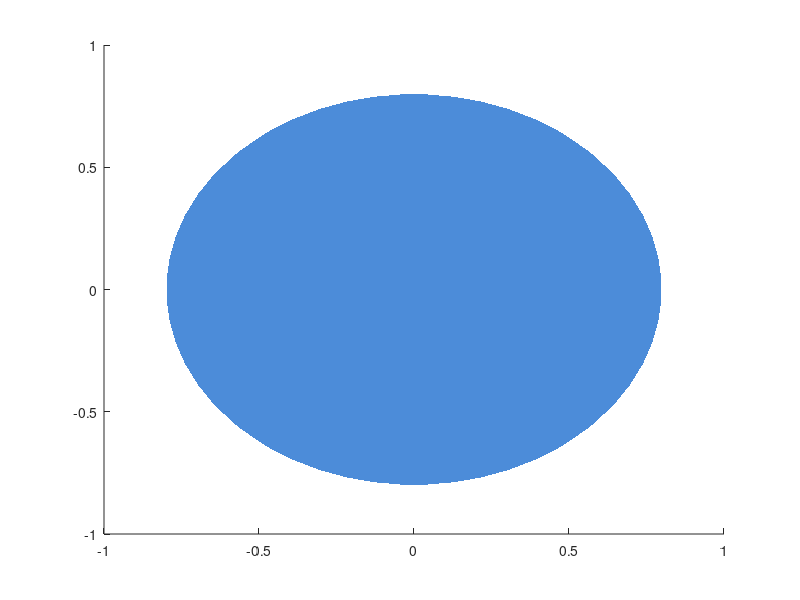

Write MATLAB code to recreate this figure. (Note: this script raises an error after producing the figure.)
%=============================================================================
% Copyright (c) 2016-present Allan CORNET (Nelson)
%=============================================================================
% This file is part of Nelson.
%=============================================================================
% LICENCE_BLOCK_BEGIN
% SPDX-License-Identifier: LGPL-3.0-or-later
% LICENCE_BLOCK_END
%=============================================================================
% <--WEIGHT 8-->
% <--ADV-CLI MODE-->
%=============================================================================
% Regression: a lit patch must be shaded per face, not rendered as a flat
% silhouette. FaceColor is uniform, so any luminance variation across the patch
% can only come from lighting. This guards the patch lighting path (drawPatch /
% tryPushWebGlPatch, both via RenderLighting::computeLitColor) independently of
% surfaces; before it existed the web backend dropped the normals and drew a
% flat shape. Uses an isosurface sphere so many faces span the brightness range.
%=============================================================================
close all;
[X, Y, Z] = meshgrid(linspace(-1, 1, 24));
V = sqrt(X .^ 2 + Y .^ 2 + Z .^ 2);
fv = isosurface(X, Y, Z, V, 0.8);
spreads = [0, 0];
idx = 0;
for withLight = [false, true]
  idx = idx + 1;
  f = figure('Visible', 'on', 'Position', [100 100 620 460], 'Color', [1 1 1]);
  p = patch('Vertices', fv.vertices, 'Faces', fv.faces, ...
    'FaceColor', [0.30 0.55 0.85], 'EdgeColor', 'none');
  p.FaceLighting = 'flat';
  axis equal;
  axis off;
  view(-37.5, 30);
  if withLight
    camlight('headlight');
    material('dull');
  end
  drawnow();
  F = getframe(f);
  c = double(F.cdata);
  lum = 0.299 * c(:, :, 1) + 0.587 * c(:, :, 2) + 0.114 * c(:, :, 3);
  mask = lum < 250; % patch pixels; the white figure background is ~255
  spreads(idx) = std(lum(mask));
  close(f);
end
close all;
%=============================================================================
unlitSpread = spreads(1);
litSpread = spreads(2);
% The lit patch is shaded, the unlit one is nearly flat (only edge
% antialiasing), and the shading is produced by the light (lit >> unlit).
asserts.istrue(litSpread > 16);
asserts.istrue(unlitSpread < 13);
asserts.istrue(litSpread > 2 * unlitSpread);
%=============================================================================
